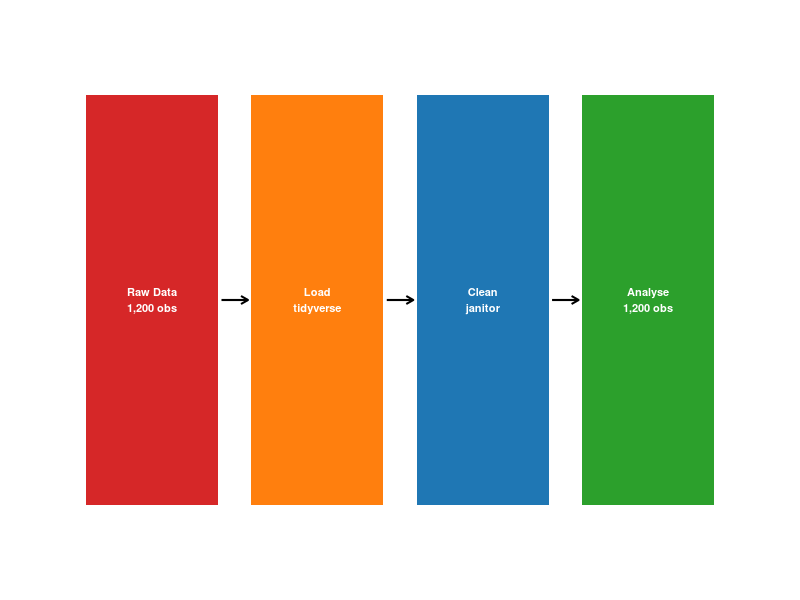
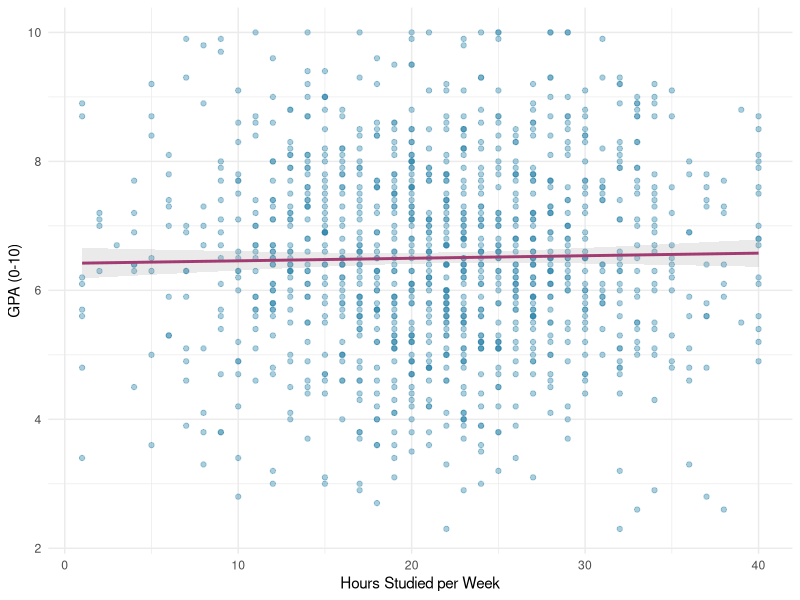
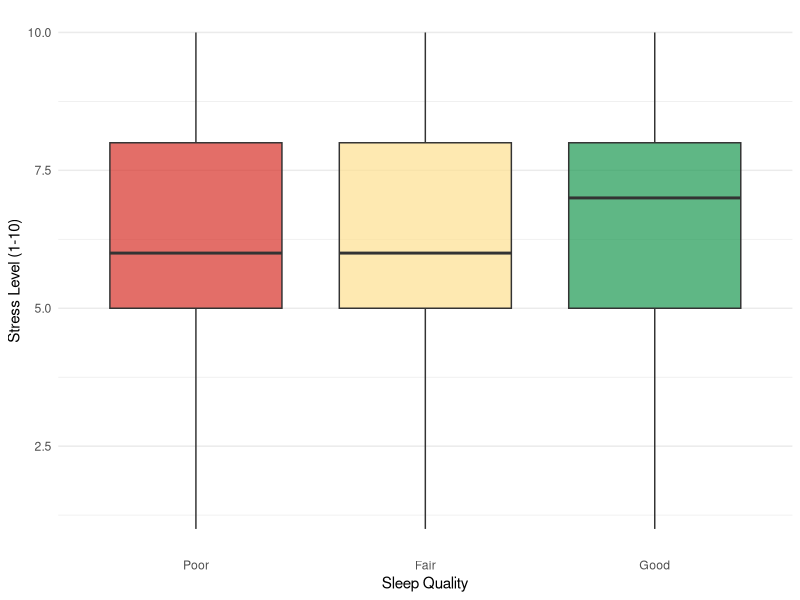
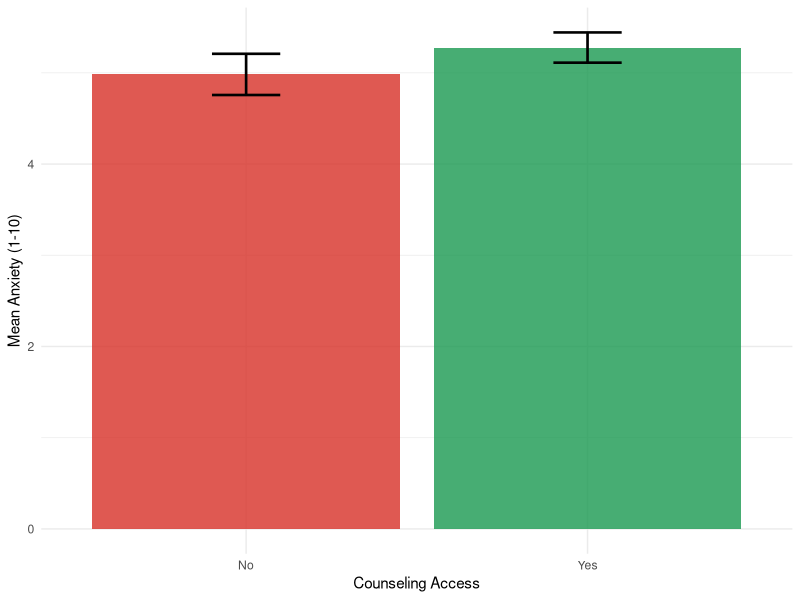

Write R code to recreate these figures, in order.
## ---- chunk 1
#| label: setup-m2
#| include: false
#| message: false
library(tidyverse)
library(knitr)
library(kableExtra)
student_data_clean <- read_csv("data/processed/student_data_clean.csv",
                               show_col_types = FALSE)
## ---- chunk 2
#| label: tbl-summary
#| echo: false
#| message: false
#| tbl-cap: "Sample characteristics of university students in the analysis (n = 1,200)."
student_data_clean |>
  summarise(
    `Study Hours (M)` = round(mean(hours_studied_per_week, na.rm = TRUE), 1),
    `GPA (M)`         = round(mean(gpa,          na.rm = TRUE), 2),
    `Stress (M)`      = round(mean(stress_level,  na.rm = TRUE), 1),
    `Anxiety (M)`     = round(mean(anxiety_score, na.rm = TRUE), 1),
    `Sleep (M)`       = round(mean(sleep_quality, na.rm = TRUE), 1),
    `N`               = n()
  ) |>
  kable(booktabs = TRUE) |>
  kable_styling(latex_options = c("striped", "hold_position"))
## ---- chunk 3
#| label: fig-pipeline
#| echo: false
#| message: false
#| fig-cap: "Data processing pipeline: steps from raw survey data to the cleaned analytic sample."
#| fig-width: 5.5
#| fig-height: 2.2
library(ggplot2)
steps <- data.frame(
  x     = 1:4,
  label = c("Raw Data\n1,200 obs", "Load\ntidyverse",
            "Clean\njanitor",     "Analyse\n1,200 obs"),
  fill  = c("#d62728", "#ff7f0e", "#1f77b4", "#2ca02c"),
  stringsAsFactors = FALSE
)
arrows_df <- data.frame(
  x = c(1.42, 2.42, 3.42), xend = c(1.58, 2.58, 3.58),
  y = 1, yend = 1
)
ggplot(steps, aes(x = x, y = 1)) +
  geom_tile(aes(fill = fill), width = 0.8, height = 0.6,
            show.legend = FALSE) +
  scale_fill_identity() +
  geom_text(aes(label = label), color = "white",
            size = 2.8, fontface = "bold") +
  geom_segment(data = arrows_df,
               aes(x = x, xend = xend, y = y, yend = yend),
               arrow = arrow(length = unit(0.08, "inches")),
               linewidth = 0.7) +
  xlim(0.3, 4.7) + ylim(0.6, 1.4) +
  theme_void()
## ---- chunk 4
#| label: setup-results
#| include: false
#| message: false
library(tidyverse)
student_data <- read_csv("data/processed/student_data_clean.csv",
                         show_col_types = FALSE) |>
  mutate(sleep_category = factor(sleep_category,
                                 levels = c("Poor", "Fair", "Good")))
## ---- chunk 5
#| label: fig-study-gpa
#| echo: false
#| message: false
#| fig-cap: "Relationship between weekly study hours and GPA (n = 1,200)."
#| fig-width: 5.5
#| fig-height: 3.5
ggplot(student_data, aes(x = hours_studied_per_week, y = gpa)) +
  geom_point(alpha = 0.4, color = "#2E86AB", size = 1.5) +
  geom_smooth(method = "lm", color = "#A23B72", se = TRUE, alpha = 0.2) +
  labs(x = "Hours Studied per Week", y = "GPA (0-10)") +
  theme_minimal(base_size = 11)
## ---- chunk 6
#| label: fig-sleep-stress
#| echo: false
#| message: false
#| fig-cap: "Distribution of stress levels across sleep quality categories."
#| fig-width: 5.5
#| fig-height: 3.5
ggplot(student_data,
       aes(x = sleep_category, y = stress_level, fill = sleep_category)) +
  geom_boxplot(alpha = 0.7, show.legend = FALSE) +
  scale_fill_manual(
    values = c("Poor" = "#d73027", "Fair" = "#fee090", "Good" = "#1a9850")
  ) +
  labs(x = "Sleep Quality", y = "Stress Level (1-10)") +
  theme_minimal(base_size = 11) +
  theme(panel.grid.major.x = element_blank())
## ---- chunk 7
#| label: fig-counseling-anxiety
#| echo: false
#| message: false
#| fig-cap: "Mean anxiety scores by counseling access with 95% confidence intervals."
#| fig-width: 4.5
#| fig-height: 3.5
student_data |>
  group_by(counseling_access) |>
  summarise(
    mean_anxiety = mean(anxiety_score, na.rm = TRUE),
    se           = sd(anxiety_score, na.rm = TRUE) / sqrt(n()),
    .groups = "drop"
  ) |>
  mutate(ci_low  = mean_anxiety - 1.96 * se,
         ci_high = mean_anxiety + 1.96 * se) |>
  ggplot(aes(x = counseling_access, y = mean_anxiety, fill = counseling_access)) +
  geom_col(alpha = 0.8, show.legend = FALSE) +
  geom_errorbar(aes(ymin = ci_low, ymax = ci_high),
                width = 0.2, linewidth = 0.9) +
  scale_fill_manual(values = c("No" = "#d73027", "Yes" = "#1a9850")) +
  labs(x = "Counseling Access", y = "Mean Anxiety (1-10)") +
  theme_minimal(base_size = 11)
